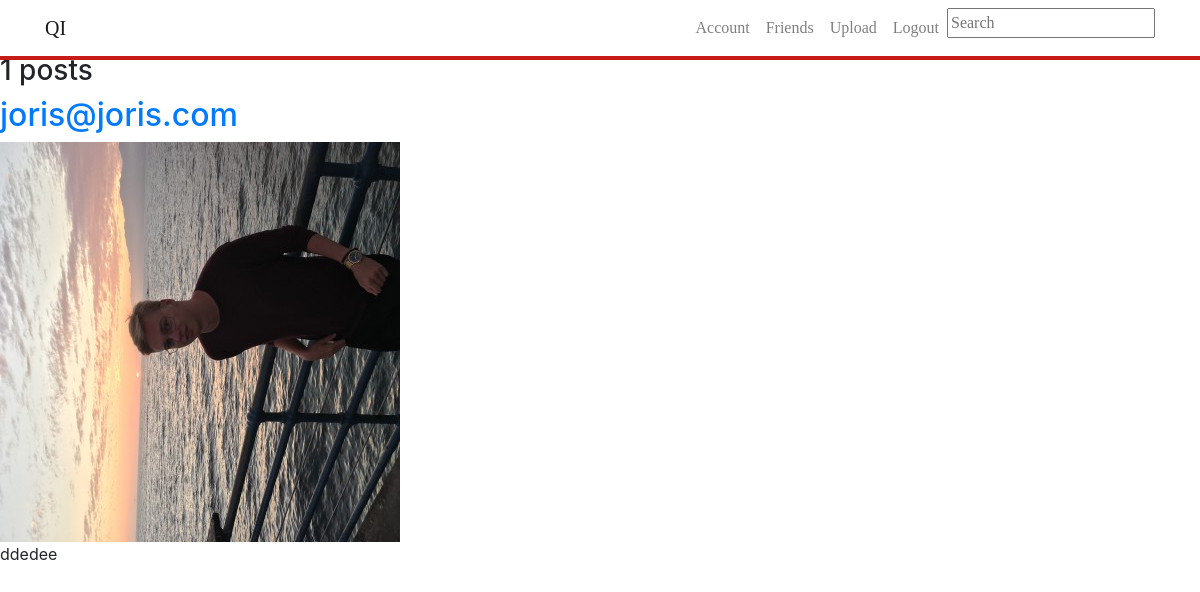
Screenshot of /search.php?txtSearch=ddedee (signed in) with the database file from the repository.
### tables this page shows
CREATE TABLE `posts` (
  `id` int(11) NOT NULL,
  `filelocation` varchar(500) NOT NULL,
  `imageuserid` int(11) NOT NULL,
  `besch` varchar(500) NOT NULL,
  `user` varchar(500) NOT NULL,
  `timestamp` timestamp NOT NULL DEFAULT CURRENT_TIMESTAMP ON UPDATE CURRENT_TIMESTAMP
);

### search.php (the view, shortened to what this page needs)
<?php
if(isset($_GET['txtSearch'])) {
    $conn = Db::getInstance();
    $searchKeyword = $_GET['txtSearch'];
    $results = array();
    $statement = $conn->prepare("SELECT * FROM posts WHERE besch LIKE :keywords OR user LIKE :keywords ORDER BY id DESC");
    $statement->bindValue(':keywords', '%' . $searchKeyword . '%');
    $statement->execute();
    if($statement->rowCount() >= 1){
        $results = $statement->fetchAll();
        $countPosts = $statement->rowCount();
    }
    else
    {
        $errorMessage = "Helaas, we vonden geen posts die gelijk zijn aan de zoekterm: ".$_GET['txtSearch'];
    }
}
?><!doctype html>
<html lang="en">
<head>
    <link rel="stylesheet" href="https://maxcdn.bootstrapcdn.com/bootstrap/4.0.0/css/bootstrap.min.css">
</head>
<?php include_once("includes/nav.inc.php"); ?>
<body>
    <h2><?php if(isset($countPosts)){echo $_GET['txtSearch'];} ?></h2>
    <h3><?php if(isset($countPosts)){echo "<span>".$countPosts."</span>"." posts";} ?></h3>
        <?php foreach($results as $res): ?>
            <h2><a href="#"><?php echo $res['user']?></a></h2>
            <img src="<?php echo $res['filelocation']?>" alt="">
            <p><?php echo $res['besch']?></p>
        <?php endforeach;?>
</body>
</html>

### rows the page displays
posts: user "joris@joris.com", filelocation (picture), besch "ddedee"

### other values shown
$countPosts "1"
